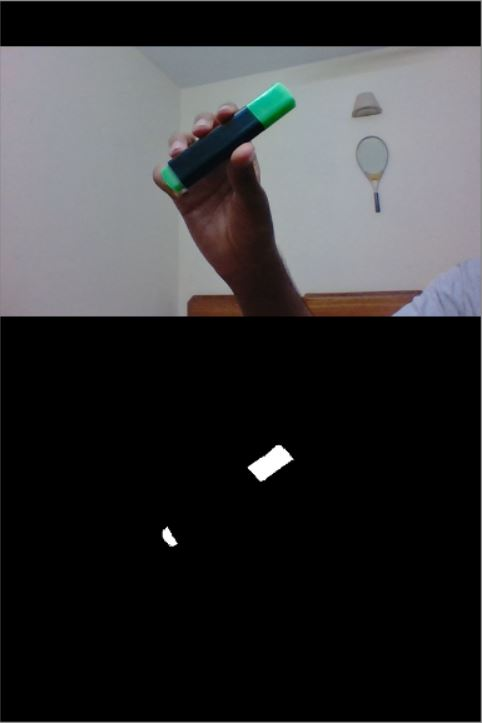
#> input picture test/capture.JPG, 482 x 723 px, given in place of the camera
$ python AirPen.py
#> lines starting #> are read from the running program, lines starting #| are printed output that depends on the picture; after the words box and inside, x2 and y2 are one past the last pixel; in counts of white or black regions, pixels touching at a corner belong together
#> further down, temp is the input picture: shape (723, 482, 3); mean B, G, R 53.9, 52.5, 52.5
import cv2
import numpy as np

cap = cv2.VideoCapture(0)
cap.set(3,1280)
cap.set(4,720)
cap.set(10,150)

# Stylus Color Codes
colors = [[0,16,84,255,187,255],
          [154,179,90,230,146,255],
          [73,91,130,255,141,255],
          [25,38,82,255,87,255],
          [99,107,166,255,143,255]
          ]

colorNames = {0 : "Orange", 1:  "Pink", 2 : "Green", 3 : "Yellow", 4 : "Blue"}

# Colors for Drawing
colorValues = [[0,45,255], [243,0,255], [0,255,39], [0,220,255], [255,165,0]]
points = []

def findColor(img, colors, colorValues, colorNames):
    imgHSV = cv2.cvtColor(img,cv2.COLOR_BGR2HSV)
#> imgHSV: shape (723, 482, 3); mean H, S, V 38.5, 14.4, 55.6
    val = 0
    newpoints = []
    for i, color in enumerate(colors):
        lower = np.array(color[::2])
        upper = np.array(color[1::2])
        mask = cv2.inRange(imgHSV,lower,upper)
        a, b = getContours(mask)
        cv2.circle(imgResult, (a,b), 10, colorValues[val], cv2.FILLED)
        if a!=0 and b!=0:
            newpoints.append([a,b,val])
        val = val + 1
#> this loop made 5 passes
#> (a, b) on passes 1 to 5: (0, 0), (0, 0), (269, 87), (0, 0), (0, 0)
#> pass 3, in findColor, `mask = cv2.inRange(imgHSV,lower,upper)`:
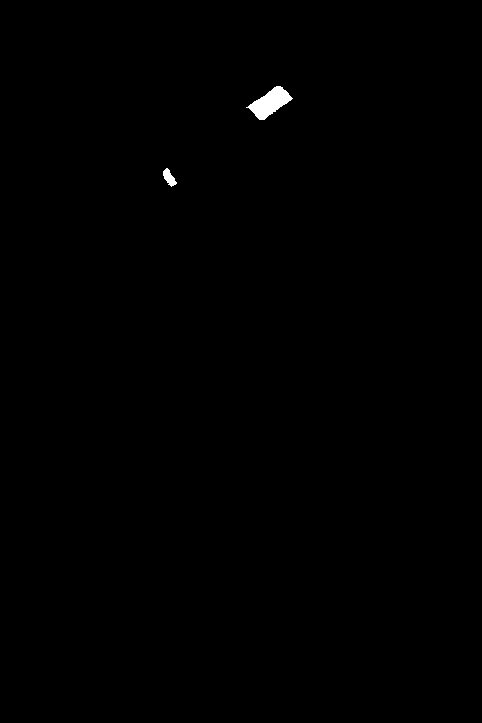
#> mask: shape (723, 482); 0.26% white; 2 white regions, box (x1, y1, x2, y2) and area: (246, 86, 293, 120) 774, (163, 168, 177, 187) 140
#> after the loop:
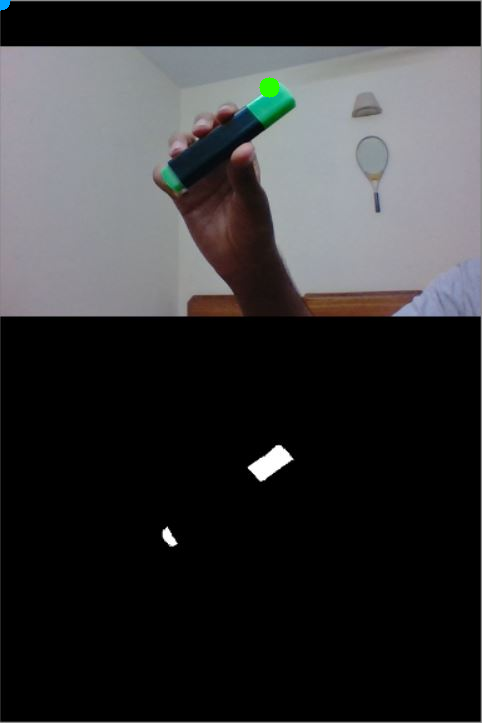
#> imgResult: shape (723, 482, 3); 0.12% of pixels changed, all inside (x1, y1, x2, y2) = (0, 0, 280, 98)
#> after the loop, newpoints = [[269, 87, 2]]; val = 5
        #cv2.imshow(colorNames[i], mask)
    return newpoints

def getContours(img):
    contours, heirarchy = cv2.findContours(img, cv2.RETR_EXTERNAL, cv2.CHAIN_APPROX_NONE)
    x, y, w, h = 0, 0, 0, 0
    for cnt in contours:
        area = cv2.contourArea(cnt)
        if area>500:
            #cv2.drawContours(imgResult, cnt, -1, (255,0,0),3)
            peri = cv2.arcLength(cnt, True)
            approx = cv2.approxPolyDP(cnt, 0.02*peri, True)
            x,y,w,h = cv2.boundingRect(approx)
    return (x+w//2), y

def draw(points, colorValues):
    for point in points:
        cv2.circle(imgResult, (point[0], point[1]), 10, colorValues[point[2]], cv2.FILLED)

while True:
    success, temp = cap.read()
    imgResult = temp.copy()
    newpoints = findColor(temp, colors, colorValues, colorNames)
#> newpoints = [[269, 87, 2]]
    if len(newpoints)!=0:
        for newp in newpoints:
            points.append(newp)
#> this loop made 1 pass
#> after the loop, points = [[269, 87, 2]]
    if len(points)!=0:
        draw(points, colorValues)
#> the loop in draw, `for point in points:` made 1 pass
    final = cv2.flip(imgResult,1)
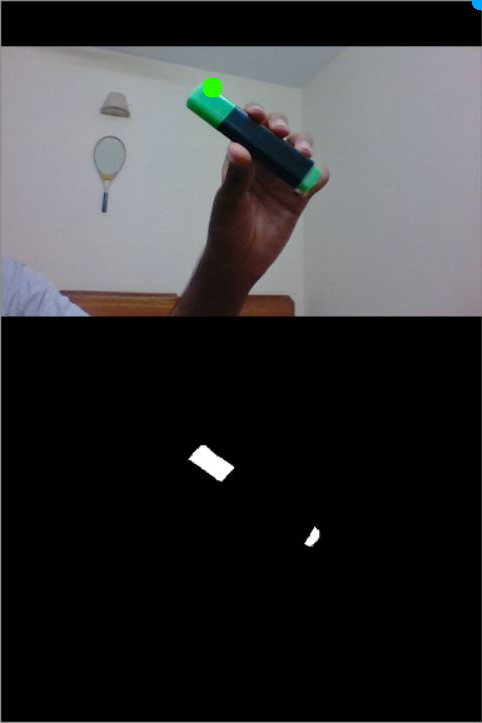
#> final: shape (723, 482, 3); mean B, G, R 53.8, 52.6, 52.4
    cv2.imshow("Press 'x' to Exit!", final)
    if cv2.waitKey(1) & 0xFF ==ord('x'):
#> (key x is pressed here)
        break
